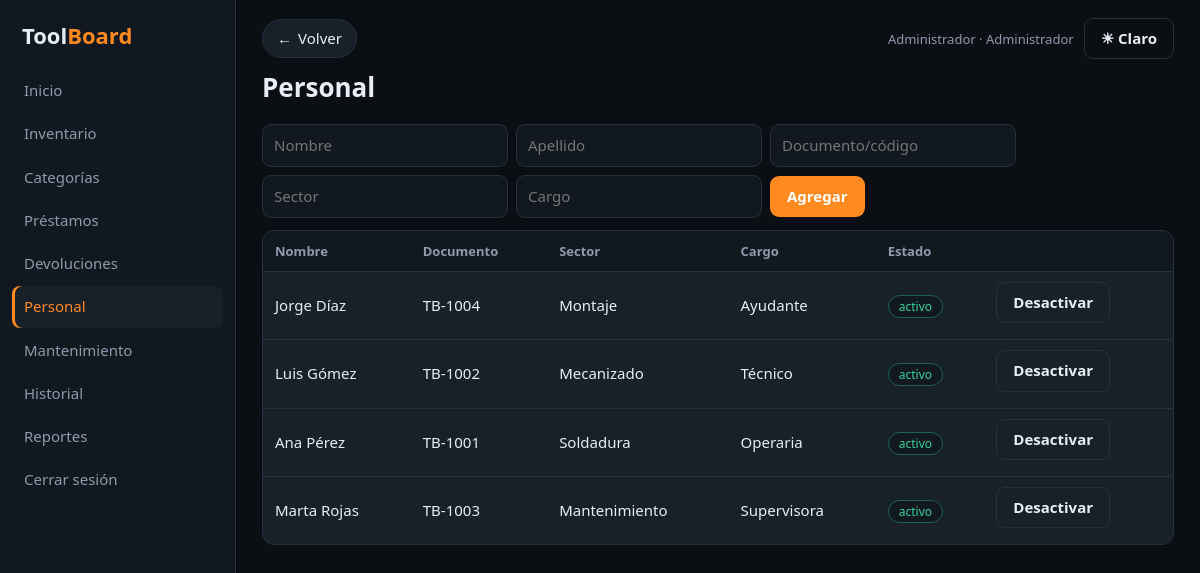
Screenshot of /personal.php (signed in) with the database file from the repository.
### tables this page shows
CREATE TABLE personal(id INT AUTO_INCREMENT PRIMARY KEY, nombre VARCHAR(60) NOT NULL, apellido VARCHAR(60) NOT NULL, documento VARCHAR(30) NOT NULL UNIQUE, sector VARCHAR(60), cargo VARCHAR(60), activo TINYINT(1) NOT NULL DEFAULT 1);

### database.php (called while the page is built, shortened)
<?php
function db(): PDO {
    static $p = null;
    if (!$p) {
        $p = new PDO('mysql:host=' . DB_HOST . ';dbname=' . DB_NAME . ';charset=utf8mb4', DB_USER, DB_PASS, [
            PDO::ATTR_ERRMODE => PDO::ERRMODE_EXCEPTION,
            PDO::ATTR_DEFAULT_FETCH_MODE => PDO::FETCH_ASSOC,
            PDO::ATTR_EMULATE_PREPARES => false,
        ]);
    }
    return $p;
}

### functions.php (called while the page is built, shortened)
<?php
require_once __DIR__ . '/database.php';
function e($s) { return htmlspecialchars((string)$s, ENT_QUOTES, 'UTF-8'); }
function q($sql, $p = []) { $s = db()->prepare($sql); $s->execute($p); return $s; }

### personal.php (the view, shortened to what this page needs)
<?php
$title = 'Personal'; require_once __DIR__ . '/header.php';
?>
<form class="in" method="post"><?= csrf_field() ?><input type="hidden" name="accion" value="alta">
<input name="nombre" placeholder="Nombre" required><input name="apellido" placeholder="Apellido" required><input name="documento" placeholder="Documento/código" required><input name="sector" placeholder="Sector"><input name="cargo" placeholder="Cargo"><button class="btn">Agregar</button></form>
<div class="wrap"><table><tr><th>Nombre</th><th>Documento</th><th>Sector</th><th>Cargo</th><th>Estado</th><th></th></tr>
<?php foreach (q('SELECT * FROM personal ORDER BY apellido,nombre')->fetchAll() as $p): ?><tr><td><?= e($p['nombre'] . ' ' . $p['apellido']) ?></td><td><?= e($p['documento']) ?></td><td><?= e($p['sector']) ?></td><td><?= e($p['cargo']) ?></td>
<td><span class="tag <?= $p['activo'] ? 'activa' : 'pendiente' ?>"><?= $p['activo'] ? 'activo' : 'inactivo' ?></span></td>
<td><form class="in" method="post" data-confirm="¿Cambiar el estado?"><button class="btn s"><?= $p['activo'] ? 'Desactivar' : 'Activar' ?></button></form></td></tr><?php endforeach; ?></table></div>
<?php require_once __DIR__ . '/footer.php'; ?>

### style.css (style rules this page uses)
:root,[data-theme=dark] { --bg:#0b0f14;--bg2:#121820;--card:#18202a;--bd:#263140;--tx:#e8eef5;--mut:#8d9bad;--ac:#ff8a1f;--ac2:#3b82f6;--ok:#34d399;--warn:#fbbf24;--bad:#f87171;--sh:0 8px 24px #0006 }
* { box-sizing:border-box }
html { scroll-behavior:smooth }
body { margin:0;font:15px/1.55 system-ui,"Segoe UI",Roboto,sans-serif;background:var(--bg);color:var(--tx);overflow-x:hidden;transition:background .25s,color .25s }
.app { display:flex;min-height:100vh }
.wrap { overflow-x:auto;margin:12px 0;border:1px solid var(--bd);border-radius:12px;background:var(--card) }
table { width:100%;border-collapse:collapse }
th,td { padding:10px 12px;border-bottom:1px solid var(--bd);text-align:left;white-space:nowrap }
th { color:var(--mut);font-weight:600;font-size:13px;background:var(--bg2) }
tr:last-child td { border-bottom:0 }
input,select,textarea { padding:9px 11px;border:1px solid var(--bd);border-radius:9px;background:var(--bg2);color:var(--tx);font:inherit;max-width:100%;transition:border-color .15s,box-shadow .15s }
.btn { background:var(--ac);color:#fff;border:1px solid transparent;padding:8px 16px;border-radius:9px;cursor:pointer;text-decoration:none;display:inline-block;font:inherit;font-weight:600;transition:transform .15s,filter .15s,box-shadow .15s }
.btn.s { background:var(--card);color:var(--tx);border-color:var(--bd) }
form.in { display:flex;gap:8px;flex-wrap:wrap;align-items:center;margin:0 0 6px }
.tag { padding:2px 10px;border-radius:999px;font-size:12px;background:var(--bg2);border:1px solid var(--bd);color:var(--mut) }
.tag.activa,.tag.finalizado,.tag.devuelto { color:var(--ok);border-color:#34d39966 }
main>*,.acard,.hero>* { animation:up .4s both }

### rows the page displays
personal: nombre+apellido "Jorge Díaz", documento "TB-1004", sector "Montaje", cargo "Ayudante", activo "activo"
personal: nombre+apellido "Luis Gómez", documento "TB-1002", sector "Mecanizado", cargo "Técnico", activo "activo"
personal: nombre+apellido "Ana Pérez", documento "TB-1001", sector "Soldadura", cargo "Operaria", activo "activo"
personal: nombre+apellido "Marta Rojas", documento "TB-1003", sector "Mantenimiento", cargo "Supervisora", activo "activo"

### other values shown
$n "Inicio"
$n "Inventario"
$n "Categorías"
$n "Préstamos"
$n "Devoluciones"
$n "Personal"
$n "Mantenimiento"
$n "Historial"
$n "Reportes"
$n "Cerrar sesión"
$_SESSION['nombre'] "Administrador"
$title "Personal"
